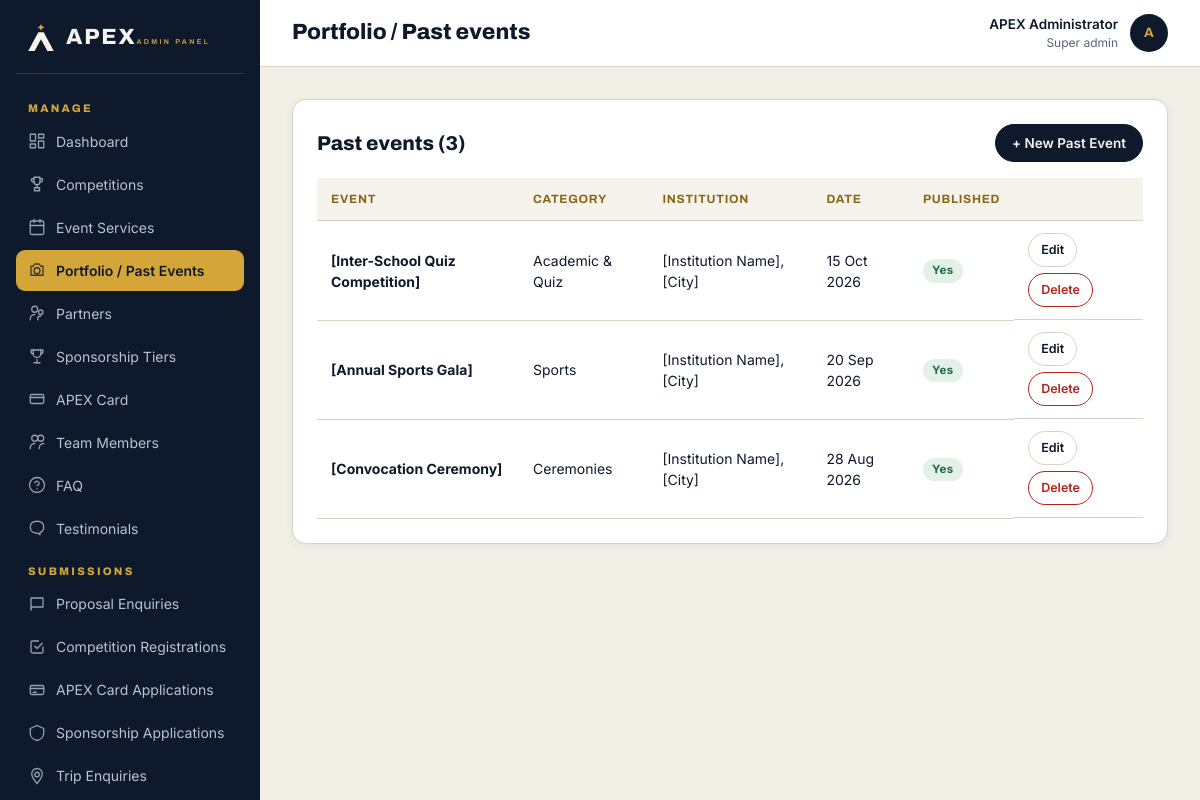
Screenshot of /admin/portfolio/index.php (signed in) with the database file from the repository.
### tables this page shows
CREATE TABLE `portfolio_items` (
  `id` INT UNSIGNED NOT NULL AUTO_INCREMENT,
  `name` VARCHAR(200) NOT NULL,
  `slug` VARCHAR(220) NOT NULL UNIQUE,
  `category` VARCHAR(80) NOT NULL,
  `institution` VARCHAR(200) NULL,
  `city` VARCHAR(80) NULL,
  `event_date` DATE NULL,
  `summary` TEXT NULL,
  `brief` TEXT NULL,
  `what_we_did` TEXT NULL,
  `result_text` TEXT NULL,
  `participants_count` INT UNSIGNED NULL,
  `teams_count` INT UNSIGNED NULL,
  `cover_image` VARCHAR(255) NULL,
  `video_url` VARCHAR(255) NULL,
  `results_json` TEXT NULL,
  `quote_text` VARCHAR(600) NULL,
  `quote_by` VARCHAR(160) NULL,
  `is_featured` TINYINT(1) NOT NULL DEFAULT 0,
  `is_published` TINYINT(1) NOT NULL DEFAULT 1,
  `created_at` DATETIME NOT NULL DEFAULT CURRENT_TIMESTAMP,
  `updated_at` DATETIME NOT NULL DEFAULT CURRENT_TIMESTAMP ON UPDATE CURRENT_TIMESTAMP,
  PRIMARY KEY (`id`),
  KEY `idx_cat_date` (`category`, `event_date`)
);

### includes/functions.php (called while the page is built, shortened)
<?php
if (!function_exists('e')) {
    function e($v): string {
        return htmlspecialchars((string)$v, ENT_QUOTES | ENT_SUBSTITUTE, 'UTF-8');
    }
}
if (!function_exists('format_date')) {
    function format_date(?string $date, string $format = 'j M Y'): string {
        try {
            return (new DateTime($date))->format($format);
        } catch (Throwable $e) { return $date; }
    }
}

### config/database.php (called while the page is built)
<?php
$dbConfig = [
    'host'     => $_ENV['DB_HOST']     ?? getenv('DB_HOST')     ?: 'localhost',
    'name'     => $_ENV['DB_NAME']     ?? getenv('DB_NAME')     ?: 'apex_db',
    'user'     => $_ENV['DB_USER']     ?? getenv('DB_USER')     ?: 'root',
    'pass'     => $_ENV['DB_PASS']     ?? getenv('DB_PASS')     ?: '',
    'charset'  => 'utf8mb4',
    'port'     => $_ENV['DB_PORT']     ?? getenv('DB_PORT')     ?: 3306,
];
function db(): PDO
{
    static $pdo = null;
    if ($pdo instanceof PDO) {
        return $pdo;
    }
    global $dbConfig;
    $dsn = sprintf(
        'mysql:host=%s;port=%d;dbname=%s;charset=%s',
        $dbConfig['host'], (int)$dbConfig['port'], $dbConfig['name'], $dbConfig['charset']
    );
    try {
        $pdo = new PDO($dsn, $dbConfig['user'], $dbConfig['pass'], [
            PDO::ATTR_ERRMODE            => PDO::ERRMODE_EXCEPTION,
            PDO::ATTR_DEFAULT_FETCH_MODE => PDO::FETCH_ASSOC,
            PDO::ATTR_EMULATE_PREPARES   => false,
            PDO::MYSQL_ATTR_INIT_COMMAND => "SET NAMES 'utf8mb4' COLLATE 'utf8mb4_unicode_ci'",
        ]);
    } catch (PDOException $e) {
        http_response_code(500);
        if (!empty($_ENV['APP_DEBUG']) || getenv('APP_DEBUG') === 'true') {
            exit('Database connection failed: ' . htmlspecialchars($e->getMessage()));
        }
        error_log('[APEX] DB connection failed: ' . $e->getMessage());
        exit('We could not connect to the database right now. Please try again shortly.');
    }
    return $pdo;
}

### includes/auth.php (called while the page is built, shortened)
<?php
function admin_user(): ?array
{
    try {
        $stmt = db()->prepare('SELECT id,name,email,role,is_active FROM admins WHERE id=? LIMIT 1');
        $stmt->execute([(int)$_SESSION['admin_id']]);
        $u = $stmt->fetch();
        if ($u && (int)$u['is_active'] === 1) {
            return $cached = $u;
        }
    } catch (Throwable $e) {  }
    return null;
}
function require_admin(): array
{
    $u = admin_user();
    return $u;
}

### admin/portfolio/index.php (the view, shortened to what this page needs)
<?php
$pageTitle = 'Portfolio / Past events';
require_once dirname(__DIR__) . '/includes/header.php';
$rows = db()->query('SELECT * FROM portfolio_items ORDER BY event_date DESC, id DESC')->fetchAll();
?>
<div class="admin-card">
  <div style="display:flex;justify-content:space-between;align-items:center;margin-bottom:16px"><h2 style="margin:0">Past events (<?= count($rows) ?>)</h2><a class="btn btn-navy btn-sm" href="edit.php">+ New Past Event</a></div>
  <?php if (!$rows): ?><p class="text-slate">None yet. <a href="edit.php">Create one</a>.</p><?php else: ?>
  <table class="admin-table">
    <thead><tr><th>Event</th><th>Category</th><th>Institution</th><th>Date</th><th>Published</th><th></th></tr></thead>
    <tbody>
    <?php foreach ($rows as $r): ?>
      <tr>
        <td><b><?= e($r['name']) ?></b></td>
        <td><?= e($r['category']) ?></td>
        <td><?= e($r['institution']) ?>, <?= e($r['city']) ?></td>
        <td><?= e(format_date($r['event_date'])) ?></td>
        <td><?= $r['is_published'] ? '<span class="badge-status bs-approved">Yes</span>' : '<span class="badge-status bs-closed">Draft</span>' ?></td>
        <td class="actions">
          <a class="btn btn-ghost btn-sm" href="edit.php?id=<?= e($r['id']) ?>">Edit</a>
          <form method="POST" action="delete.php" style="display:inline" onsubmit="return confirm('Delete this event and its images?')"><?= csrf_field() ?><input type="hidden" name="id" value="<?= e($r['id']) ?>"><button class="btn btn-ghost btn-sm" style="color:var(--red);border-color:var(--red)">Delete</button></form>
        </td>
      </tr>
    <?php endforeach; ?>
    </tbody>
  </table>
  <?php endif; ?>
</div>
<?php require_once dirname(__DIR__) . '/includes/footer.php'; ?>

### admin/includes/header.php (shortened to what this page needs)
<?php
require_once dirname(__DIR__, 2) . '/includes/auth.php';
$user = require_admin();
$pageTitle = $pageTitle ?? 'Dashboard';
$selfParts = explode('/', ltrim($_SERVER['PHP_SELF'] ?? '', '/'));
$adminIdx = array_search('admin', $selfParts, true);
$depthBelowAdmin = $adminIdx !== false ? max(0, count($selfParts) - $adminIdx - 2) : 0;
$adminBase = str_repeat('../', $depthBelowAdmin);
$siteBase  = $adminBase . '../';
function admin_nav_link(string $pathUnderAdmin, string $label, string $icon = ''): void {
    global $adminBase;
    $href = $adminBase . ltrim($pathUnderAdmin, '/');
    $current = trim($_SERVER['REQUEST_URI'] ?? '', '/');
    $dir     = dirname($pathUnderAdmin);
    $isActive = str_ends_with($current, '/' . trim($pathUnderAdmin, '/'))
             || ($dir !== '.' && str_contains($current, '/' . trim($dir, '/') . '/'));
    echo '<a href="' . e($href) . '"' . ($isActive ? ' aria-current="page"' : '') . '>';
    if ($icon) echo '<svg class="ico" viewBox="0 0 24 24" fill="none" stroke="currentColor" stroke-width="1.7" stroke-linecap="round" stroke-linejoin="round" aria-hidden="true">' . $icon . '</svg>';
    echo e($label) . '</a>';
}
?>
<!doctype html>
<html lang="en">
<head>
<link rel="stylesheet" href="<?= e($siteBase) ?>assets/css/main.css">
<link rel="stylesheet" href="<?= e($siteBase) ?>assets/css/admin.css">
</head>
<body class="admin">
<div class="admin-shell">
  <aside id="admin-side" class="admin-side">
    <a class="admin-brand" href="<?= e($adminBase) ?>dashboard.php">
      <svg viewBox="0 0 120 110" width="30" height="27" aria-hidden="true"><path d="M60 0 Q62 12 74 14 Q62 16 60 28 Q58 16 46 14 Q58 12 60 0 Z" fill="#D4A63A"/><path d="M49 34 L71 34 L112 110 L86 110 L60 62 L34 110 L8 110 Z" fill="#F6F3EC"/></svg>
      <span><span class="name">APEX</span><span class="sub">ADMIN PANEL</span></span>
    </a>
    <nav class="admin-nav">
      <h4>MANAGE</h4>
      <?php
      admin_nav_link('dashboard.php', 'Dashboard', '<rect x="3" y="3" width="7" height="9"/><rect x="14" y="3" width="7" height="5"/><rect x="14" y="12" width="7" height="9"/><rect x="3" y="16" width="7" height="5"/>');
      admin_nav_link('portfolio/index.php', 'Portfolio / Past Events', '<path d="M4 7h3l2-3h6l2 3h3v12H4z"/><circle cx="12" cy="13" r="4"/>');
      ?>
      <h4>SUBMISSIONS</h4>
    </nav>
  </aside>
  <section class="admin-main">
    <header class="admin-topbar">
      <h1><?= e($pageTitle) ?></h1>
      <div class="user">
        <div style="text-align:right">
          <div style="font-weight:600"><?= e($user['name']) ?></div>
          <div style="color:var(--slate);font-size:12px"><?= e(ucfirst(str_replace('_',' ',$user['role']))) ?></div>
        </div>
        <div class="avatar"><?= e(strtoupper(substr($user['name'],0,1))) ?></div>
      </div>
    </header>
    <div class="admin-content">

### assets/css/main.css (style rules this page uses)
:root { --navy: #0E1A2B; --panel: #15253B; --edge: #263A57; --gold: #D4A63A; --gold-2: #E3B54A; --dgold: #8A6516; --blue: #2563EB; --blue-dark: #1D4ED8; --blue-soft: #EFF4FF; --ivory: #F6F3EC; --white: #FFFFFF; --slate: #5B6576; --mist: #B9C2D0; --line: #D9D3C4; --line-cool: #E5E7EB; --green: #1F6B45; --greenbg:#E3F1E8; --red: #B3261E; --redbg: #FDECEA; --radius: 14px; --radius-lg: 20px; --shadow-sm: 0 2px 10px rgba(14,26,43,.06); --shadow: 0 12px 28px rgba(14,26,43,.08); --shadow-lg: 0 24px 60px rgba(14,26,43,.14); --shadow-header: 0 1px 2px rgba(15,23,42,.04), 0 2px 8px rgba(15,23,42,.06); --max: 1240px; --transition: .25s cubic-bezier(.2,.8,.2,1); }
*,*::before,*::after { box-sizing:border-box }
html { scroll-behavior:smooth;-webkit-text-size-adjust:100% }
body { margin:0;font-family:Inter,system-ui,-apple-system,Segoe UI,Roboto,sans-serif;color:var(--navy);background:var(--ivory);line-height:1.5;overflow-x:hidden }
img,svg,video { max-width:100%;height:auto;display:block }
a { color:var(--dgold);text-decoration:none;transition:color var(--transition) }
button { font:inherit;cursor:pointer }
input,select,textarea,button { font-family:inherit }
h1,h2,h3,h4 { font-family:Archivo,sans-serif;font-weight:800;line-height:1.15;margin:0 0 .5em }
h1 { font-size:clamp(34px,4.4vw,56px);font-stretch:115% }
h2 { font-size:clamp(26px,3.2vw,40px);font-stretch:112% }
.btn { display:inline-flex;align-items:center;gap:8px;font-weight:600;font-size:15px;padding:13px 24px;border-radius:999px;min-height:48px;text-decoration:none;border:1.5px solid transparent;transition:all var(--transition);cursor:pointer;line-height:1;font-family:inherit }
.btn-navy { background:var(--navy);color:var(--ivory);border-color:var(--navy) }
.btn-ghost { background:#fff;color:var(--navy);border-color:var(--line) }
.btn-sm { padding:9px 16px;min-height:38px;font-size:13.5px }
html,body { max-width:100% }
body { overflow-x:hidden;overflow-x:clip }
img,video,iframe,svg { max-width:100%;height:auto }
table { max-width:100% }
a { word-wrap:break-word;overflow-wrap:break-word }
input,textarea,select,button { -webkit-appearance:none;appearance:none;max-width:100% }

### rows the page displays
portfolio_items: name "[Inter-School Quiz Competition]", category "Academic & Quiz", institution "[Institution Name]", city "[City]", event_date "15 Oct 2026", is_published "Yes"
portfolio_items: name "[Annual Sports Gala]", category "Sports", institution "[Institution Name]", city "[City]", event_date "20 Sep 2026", is_published "Yes"
portfolio_items: name "[Convocation Ceremony]", category "Ceremonies", institution "[Institution Name]", city "[City]", event_date "28 Aug 2026", is_published "Yes"

### other values shown
$pageTitle "Portfolio / Past events"
$user['name'] "APEX Administrator"
str_replace('_',' ',$user['role']) "Super admin"
substr($user['name'],0,1) "A"
count($rows) "3"
